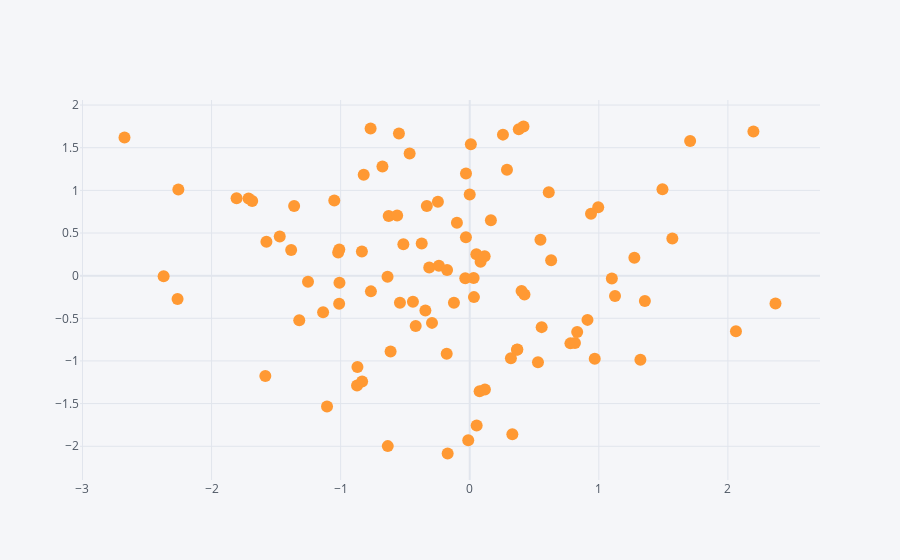

The notebook cell saved with this chart:
### Code cell
df.iplot(kind="scatter", x="A", y="B", mode="markers")
